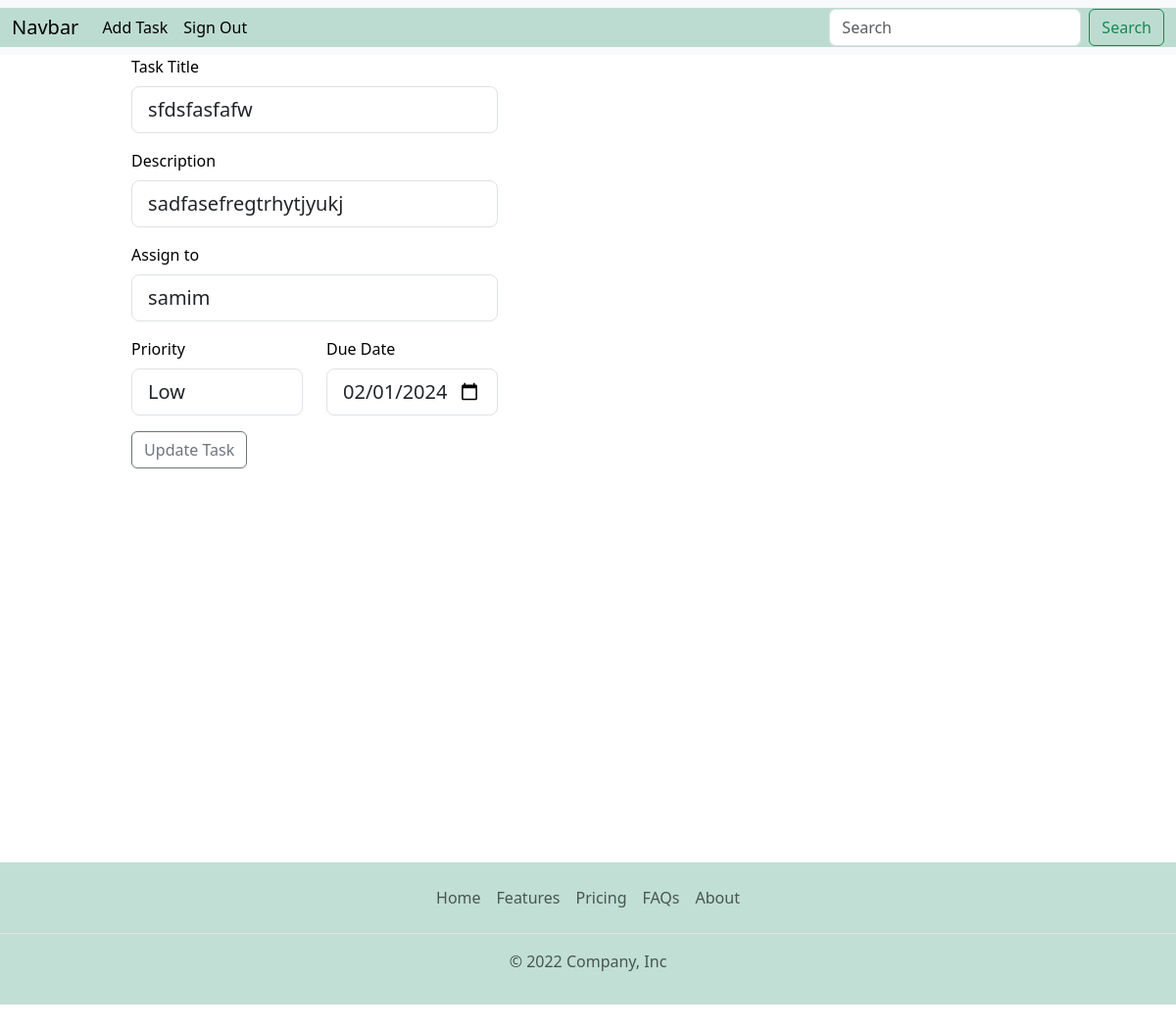
/edit-task/10/, run on the app's committed database.
### task/models.py (models this page shows, shortened)
class Task(models.Model):
    PRIORITY = (('Low', 'Low'),('Medium', 'Medium'),('High', 'High'),)
    assigned_to = models.ForeignKey(CustomUser, on_delete=models.CASCADE, null=True, blank=True)
    title = models.CharField(max_length=300)
    description = models.TextField()
    due_date =models.DateTimeField()
    priority = models.CharField(choices=PRIORITY, default='Medium', max_length=20)
    is_complete = models.BooleanField(default=False)
    created_date = models.DateTimeField(auto_now_add=True, editable=False,blank=True,null=True)
    completed_date = models.DateTimeField(auto_now_add=True,editable=False,blank=True,null=True)
    updated_date = models.DateTimeField(auto_now=True)

### task/views.py (the view)
# urls.py: path('edit-task/<int:id>/',edit_task,name="edit_task"),
def edit_task(request,id):
    task = Task.objects.get(id=id)
    form=AddTask_Form(instance=task)
    if request.method == 'POST':
        form = AddTask_Form(request.POST,instance=task)
        if form.is_valid():
            form.save()
            return redirect('task_view',id=id)
    return render(request,'task/edit_task.html',{'form':form})

### task/form.py
class AddTask_Form(forms.ModelForm):
    class Meta:
        model=Task
        fields=['title','description','assigned_to','due_date','priority']
        widgets={
            'title': forms.TextInput(attrs={'class': 'form-control form-control-lg', 'placeholder': 'Enter Task Title'}),
            'description': forms.TextInput(attrs={'class': 'form-control form-control-lg','placeholder':'Enter Task Description'}),
            'assigned_to': forms.Select(attrs={'class': 'form-control form-control-lg'}),
            'due_date': forms.DateInput(attrs={'class': 'form-control form-control-lg','type':'date'}),
            'priority': forms.Select(attrs={'class': 'form-control form-control-lg'}),
        }

### authentication/models.py (called while the page is built)
    def __str__(self):
        return self.username

### templates/task/edit_task.html (shortened to what this page needs)
{% extends './base.html' %}
{% load static %}
{% block body %}
<section class="vh-100">
    <div class="container-fluid">
      <div class="row">
        <div class="col-sm-6 text-black">
            <div style="width: 70%; margin: auto;">
                <form method="POST">
                    <div class="mb-3">
                        <label for="InputTitle" class="form-label">Task Title</label>
                        <p>{{form.title}}</p>
                    </div>
                    <div class="mb-3">
                        <label for="InputDescription" class="form-label">Description</label>
                        <p>{{form.description}}</p>
                    </div>
                    <div class="mb-3">
                        <label for="InputTitle" class="form-label">Assign to</label>
                        <b>{{form.assigned_to}}</b>
                    </div>
                    <div class="row">
                        <div class="col-6">
                            <div class="mb-3">
                                <label for="InputDescription" class="form-label">Priority</label>
                                <b>{{form.priority}}</b>
                            </div>
                        </div>
                        <div class="col-6">
                            <div class="mb-3">
                                <label for="InputDescription" class="form-label">Due Date</label>
                                <b>{{form.due_date}}</b>
                            </div>
                        </div>
                    </div>
                    <button type="submit" class="btn btn-outline-secondary">Update Task</button>
                </form>
            </div>
        </div>
      </div>
    </div>
  </section>
{% endblock body %}

### data on the page
Task: title "sfdsfasfafw", description "sadfasefregtrhytjyukj", assigned_to "samim", priority "Low", due_date "02/01/2024"
